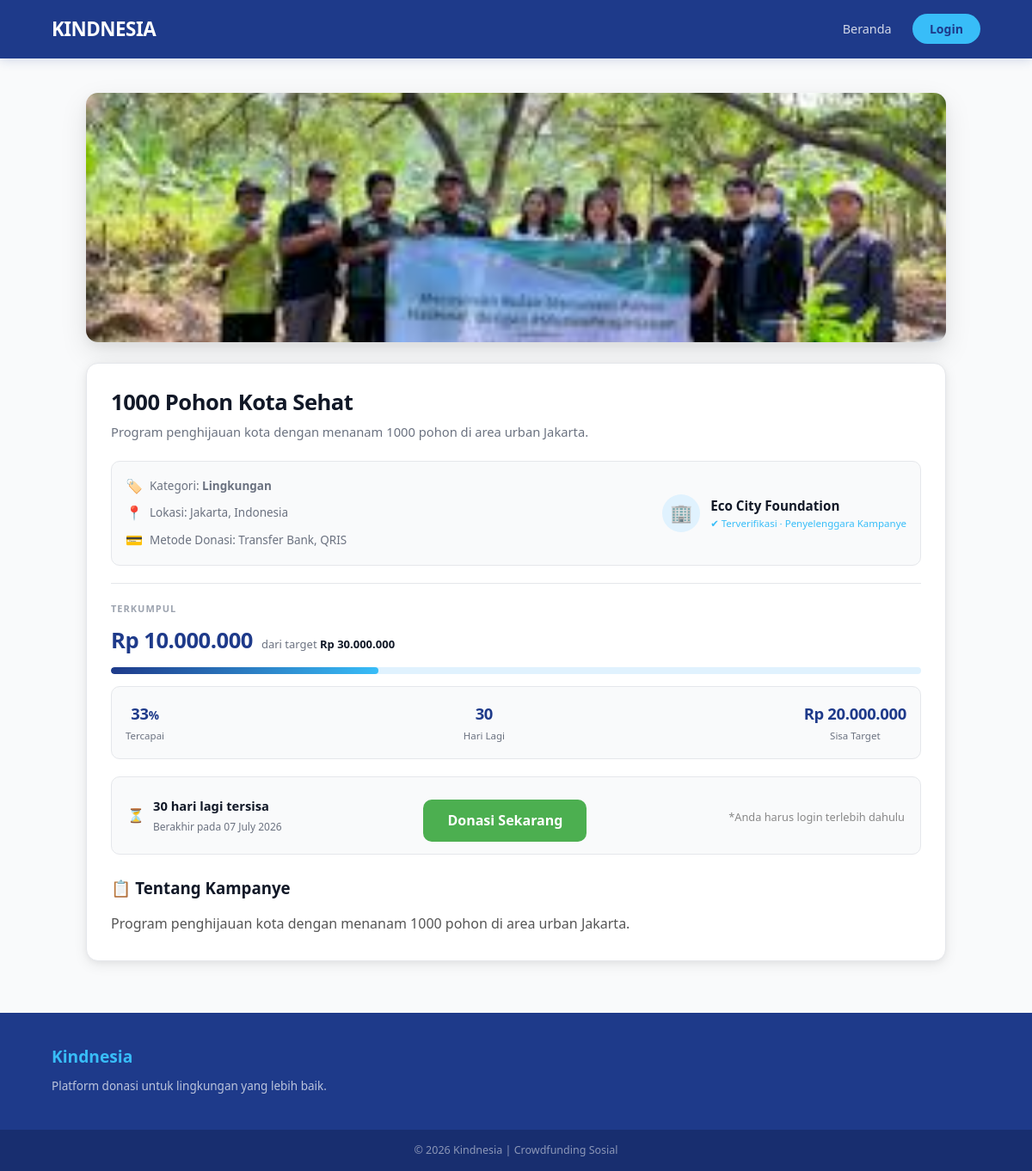
The app's page /details.php?id=2 with its own data.
### tables this page shows
CREATE TABLE kampanye (
  id                INT UNSIGNED AUTO_INCREMENT PRIMARY KEY,
  pengelola_id      INT UNSIGNED NOT NULL,
  judul             VARCHAR(300) NOT NULL,
  kategori          ENUM('Lingkungan','Kesehatan','Pendidikan','Bencana','Fasilitas Umum') NOT NULL,
  lokasi            VARCHAR(200) DEFAULT NULL,
  deskripsi         TEXT         DEFAULT NULL,
  gambar            VARCHAR(300) DEFAULT NULL,
  target_dana       DECIMAL(15,2) NOT NULL DEFAULT 0,
  dana_terkumpul    DECIMAL(15,2) NOT NULL DEFAULT 0,
  deadline          DATE         NOT NULL,
  metode_donasi     VARCHAR(200) DEFAULT 'Transfer Bank, E-Wallet, QRIS',
  created_at        TIMESTAMP    DEFAULT CURRENT_TIMESTAMP,
  INDEX idx_deadline (deadline),
  INDEX idx_pengelola (pengelola_id),
  CONSTRAINT fk_kampanye_pengelola
    FOREIGN KEY (pengelola_id) REFERENCES pengelola(id) ON DELETE CASCADE
);

CREATE TABLE pengelola (
  id              INT UNSIGNED AUTO_INCREMENT PRIMARY KEY,
  username        VARCHAR(100)  NOT NULL UNIQUE,
  nama_pengelola  VARCHAR(200)  NOT NULL,
  email           VARCHAR(200)  NOT NULL UNIQUE,
  no_telepon      VARCHAR(20)   DEFAULT NULL,
  alamat          TEXT          DEFAULT NULL,
  password        VARCHAR(255)  NOT NULL,
  qris_image      VARCHAR(300)  DEFAULT NULL,
  no_ewallet      VARCHAR(100)  DEFAULT NULL,
  nama_ewallet    VARCHAR(100)  DEFAULT NULL,
  no_rekening     VARCHAR(100)  DEFAULT NULL,
  nama_bank       VARCHAR(100)  DEFAULT NULL,
  atas_nama       VARCHAR(200)  DEFAULT NULL,
  created_at      TIMESTAMP     DEFAULT CURRENT_TIMESTAMP
);

### config.php (called while the page is built, shortened)
<?php
function isLoggedIn() {
    return isset($_SESSION['user_id']) && isset($_SESSION['user_role']);
}
?>

### details.php (the view, shortened to what this page needs)
<?php
require_once 'config.php';
$user = isLoggedIn() ? currentUser() : null;
$id = intval($_GET['id'] ?? 0);
$db   = getDB();
$stmt = $db->prepare(
    "SELECT k.*, p.nama_pengelola, p.email AS pengelola_email, p.no_telepon AS pengelola_telp, p.alamat AS pengelola_alamat
     FROM kampanye k
     JOIN pengelola p ON p.id = k.pengelola_id
     WHERE k.id = ?
     LIMIT 1"
);
$stmt->bind_param("i", $id);
$stmt->execute();
$k = $stmt->get_result()->fetch_assoc();
$pct      = $k['target_dana'] > 0 ? min(100, round($k['dana_terkumpul'] / $k['target_dana'] * 100)) : 0;
$sisaHari = max(0, intval((strtotime($k['deadline']) - strtotime(date('Y-m-d'))) / 86400));
$deadlineStr = date('d F Y', strtotime($k['deadline']));
$imgSrc   = $k['gambar'] ? 'uploads/kampanye/' . htmlspecialchars($k['gambar']) : 'assets/img/placeholder.svg';
function rp($num) {
    return 'Rp ' . number_format($num, 0, ',', '.');
}
?>
<!DOCTYPE html>
<html lang="id">
<head>
    <link rel="stylesheet" href="assets/css/details.css">
</head>
<body>
<header>
    <div class="container nav">
        <h1 class="logo">Kindnesia</h1>
        <nav>
            <?php if ($user): ?>
                <span class="user-info">👤 <?= htmlspecialchars($user['nama']) ?></span>
                <?php if ($user['role'] === 'pengelola'): ?>
                    <a href="dashboard.php">Dashboard</a>
                <?php else: ?>
                    <a href="riwayat_donasi.php">Donasi Saya</a>
                <?php endif; ?>
                <a href="index.php">Beranda</a>
                <a href="logout.php" class="logout-btn">Logout</a>
            <?php else: ?>
                <a href="index.php">Beranda</a>
                <a href="login.html" class="login-btn">Login</a>
            <?php endif; ?>
        </nav>
    </div>
</header>
<main>
    <div class="image">
        <img src="<?= $imgSrc ?>" alt="<?= htmlspecialchars($k['judul']) ?>"
             onerror="this.src='assets/img/placeholder.svg'">
    </div>
    <div class="card">
        <div class="title">
            <h1><?= htmlspecialchars($k['judul']) ?></h1>
            <span class="subtitle"><?= htmlspecialchars($k['deskripsi'] ?? '') ?></span>
        </div>
        <div class="profile">
            <div class="campaign-info">
                <div class="info-item">
                    <span>🏷️</span>
                    <p>Kategori: <strong><?= htmlspecialchars($k['kategori']) ?></strong></p>
                </div>
                <?php if ($k['lokasi']): ?>
                <div class="info-item">
                    <span>📍</span>
                    <p>Lokasi: <?= htmlspecialchars($k['lokasi']) ?></p>
                </div>
                <?php endif; ?>
                <div class="info-item">
                    <span>💳</span>
                    <p>Metode Donasi: <?= htmlspecialchars($k['metode_donasi'] ?? 'Transfer Bank, E-Wallet, QRIS') ?></p>
                </div>
            </div>
            <div class="profile-picture">🏢</div>
            <div class="nama-profile">
                <div class="nama"><?= htmlspecialchars($k['nama_pengelola']) ?></div>
                <div class="sejak">✔ Terverifikasi · Penyelenggara Kampanye</div>
            </div>
        </div>
        <hr>
        <div class="terkumpul-nominal">
            <div class="terkumpul">TERKUMPUL</div>
            <div class="nominal">
                <div class="nom-sekarang"><?= rp($k['dana_terkumpul']) ?></div>
                <div class="nom-target">dari target <span><?= rp($k['target_dana']) ?></span></div>
            </div>
            <div class="bar-track">
                <div class="bar-fill" style="width:<?= $pct ?>%"></div>
            </div>
            <div class="stats">
                <div class="stat">
                    <div class="stat-num"><?= $pct ?><span>%</span></div>
                    <div class="stat-label">Tercapai</div>
                </div>
                <div class="stat">
                    <div class="stat-num"><?= $sisaHari ?></div>
                    <div class="stat-label">Hari Lagi</div>
                </div>
                <div class="stat">
                    <div class="stat-num"><?= rp($k['target_dana'] - $k['dana_terkumpul']) ?></div>
                    <div class="stat-label">Sisa Target</div>
                </div>
            </div>
        </div>
        <div class="sisa-hari">
            <span>⏳</span>
            <div class="sisa-tanggal-segera">
                <div class="sisa-tanggal">
                    <div class="sisa"><?= $sisaHari > 0 ? "$sisaHari hari lagi tersisa" : 'Kampanye telah berakhir' ?></div>
                    <div class="tanggal">Berakhir pada <?= $deadlineStr ?></div>
                </div>
                <?php if ($sisaHari > 0): ?>
                    <?php if ($user && $user['role'] === 'donatur'): ?>
                        <a href="donasi.php?id=<?= $k['id'] ?>" class="donate-btn-main" style="display:inline-block;padding:12px 28px;background:#4CAF50;color:#fff;border-radius:10px;text-decoration:none;font-weight:700;margin-top:12px;">Donasi Sekarang</a>
                    <?php elseif ($user && $user['role'] === 'pengelola'): ?>
                        <p style="color:#e67e22;margin-top:12px;font-size:.9rem;">⚠ Pengelola tidak dapat berdonasi.</p>
                    <?php else: ?>
                        <a href="login.html?redirect=<?= urlencode('donasi.php?id=' . $k['id']) ?>" class="donate-btn-main" style="display:inline-block;padding:12px 28px;background:#4CAF50;color:#fff;border-radius:10px;text-decoration:none;font-weight:700;margin-top:12px;">Donasi Sekarang</a>
                        <p style="color:#888;font-size:.8rem;margin-top:4px;">*Anda harus login terlebih dahulu</p>
                    <?php endif; ?>
                <?php else: ?>
                    <p style="color:#e74c3c;font-weight:700;margin-top:8px;">Kampanye ini telah berakhir</p>
                <?php endif; ?>
            </div>
        </div>
        <div style="margin-top:24px;">
            <h3 style="margin-bottom:12px;">📋 Tentang Kampanye</h3>
            <p style="line-height:1.8;color:#555;"><?= nl2br(htmlspecialchars($k['deskripsi'] ?? 'Tidak ada deskripsi.')) ?></p>
        </div>
    </div>
</main>
<footer>
    <div class="footer-content container">
        <div>
            <h3>Kindnesia</h3>
            <p>Platform donasi untuk lingkungan yang lebih baik.</p>
        </div>
    </div>
    <div class="copyright">
        <p>© 2026 Kindnesia | Crowdfunding Sosial</p>
    </div>
</footer>
</body>
</html>

### records on screen
kampanye: gambar (picture), judul "1000 Pohon Kota Sehat", deskripsi "Program penghijauan kota dengan menanam 1000 pohon di area urban Jakarta.", kategori "Lingkungan", lokasi "Jakarta, Indonesia", metode_donasi "Transfer Bank, QRIS", pengelola.nama_pengelola "Eco City Foundation", dana_terkumpul "Rp 10.000.000", target_dana "Rp 30.000.000", pct "33", deadline "30", rp($k['target_dana'] - $k['dana_terkumpul']) "Rp 20.000.000", deadline "07 July 2026"
